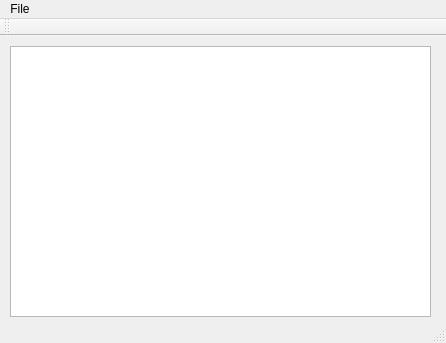
<?xml version="1.0" encoding="UTF-8"?>
<ui version="4.0">
 <class>MainWindow</class>
 <widget class="QMainWindow" name="MainWindow">
  <property name="geometry">
   <rect>
    <x>0</x>
    <y>0</y>
    <width>446</width>
    <height>343</height>
   </rect>
  </property>
  <property name="windowTitle">
   <string>RPLidar</string>
  </property>
  <widget class="QWidget" name="centralWidget">
   <widget class="QPlainTextEdit" name="plainTextEdit">
    <property name="geometry">
     <rect>
      <x>10</x>
      <y>10</y>
      <width>421</width>
      <height>271</height>
     </rect>
    </property>
   </widget>
  </widget>
  <widget class="QMenuBar" name="menuBar">
   <property name="geometry">
    <rect>
     <x>0</x>
     <y>0</y>
     <width>446</width>
     <height>21</height>
    </rect>
   </property>
   <widget class="QMenu" name="menuFile">
    <property name="title">
     <string>File</string>
    </property>
    <addaction name="StartScan"/>
    <addaction name="StopScan"/>
    <addaction name="PauseScan"/>
    <addaction name="ResumeScan"/>
    <addaction name="separator"/>
    <addaction name="SaveScan"/>
    <addaction name="SaveCoordinates"/>
   </widget>
   <addaction name="menuFile"/>
  </widget>
  <widget class="QToolBar" name="mainToolBar">
   <attribute name="toolBarArea">
    <enum>TopToolBarArea</enum>
   </attribute>
   <attribute name="toolBarBreak">
    <bool>false</bool>
   </attribute>
  </widget>
  <widget class="QStatusBar" name="statusBar"/>
  <action name="StartScan">
   <property name="text">
    <string>Start Scan</string>
   </property>
  </action>
  <action name="StopScan">
   <property name="enabled">
    <bool>false</bool>
   </property>
   <property name="text">
    <string>Stop Scan</string>
   </property>
  </action>
  <action name="PauseScan">
   <property name="enabled">
    <bool>false</bool>
   </property>
   <property name="text">
    <string>Pause Scan</string>
   </property>
  </action>
  <action name="ResumeScan">
   <property name="enabled">
    <bool>false</bool>
   </property>
   <property name="text">
    <string>Resume Scan</string>
   </property>
  </action>
  <action name="SaveScan">
   <property name="text">
    <string>Save Scan</string>
   </property>
  </action>
  <action name="SaveCoordinates">
   <property name="text">
    <string>Save Coordinates</string>
   </property>
  </action>
 </widget>
 <layoutdefault spacing="6" margin="11"/>
 <resources/>
 <connections/>
</ui>
